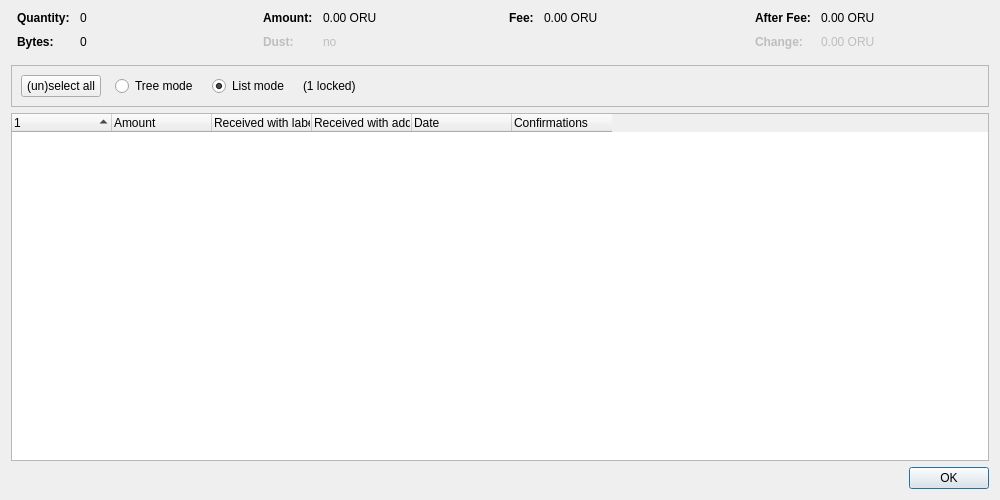
<?xml version="1.0" encoding="UTF-8"?>
<ui version="4.0">
 <class>CoinControlDialog</class>
 <widget class="QDialog" name="CoinControlDialog">
  <property name="geometry">
   <rect>
    <x>0</x>
    <y>0</y>
    <width>1000</width>
    <height>500</height>
   </rect>
  </property>
  <property name="windowTitle">
   <string>Coin Selection</string>
  </property>
  <layout class="QVBoxLayout" name="verticalLayout">
   <item>
    <layout class="QHBoxLayout" name="horizontalLayoutTop" stretch="0,0,0,0">
     <property name="topMargin">
      <number>0</number>
     </property>
     <property name="bottomMargin">
      <number>10</number>
     </property>
     <item>
      <layout class="QFormLayout" name="formLayoutCoinControl1">
       <property name="horizontalSpacing">
        <number>10</number>
       </property>
       <property name="verticalSpacing">
        <number>10</number>
       </property>
       <property name="leftMargin">
        <number>6</number>
       </property>
       <property name="rightMargin">
        <number>6</number>
       </property>
       <item row="0" column="0">
        <widget class="QLabel" name="labelCoinControlQuantityText">
         <property name="font">
          <font>
           <weight>75</weight>
           <bold>true</bold>
          </font>
         </property>
         <property name="text">
          <string>Quantity:</string>
         </property>
        </widget>
       </item>
       <item row="0" column="1">
        <widget class="QLabel" name="labelCoinControlQuantity">
         <property name="cursor">
          <cursorShape>IBeamCursor</cursorShape>
         </property>
         <property name="contextMenuPolicy">
          <enum>Qt::ActionsContextMenu</enum>
         </property>
         <property name="text">
          <string notr="true">0</string>
         </property>
         <property name="textInteractionFlags">
          <set>Qt::LinksAccessibleByMouse|Qt::TextSelectableByKeyboard|Qt::TextSelectableByMouse</set>
         </property>
        </widget>
       </item>
       <item row="1" column="0">
        <widget class="QLabel" name="labelCoinControlBytesText">
         <property name="font">
          <font>
           <weight>75</weight>
           <bold>true</bold>
          </font>
         </property>
         <property name="text">
          <string>Bytes:</string>
         </property>
        </widget>
       </item>
       <item row="1" column="1">
        <widget class="QLabel" name="labelCoinControlBytes">
         <property name="cursor">
          <cursorShape>IBeamCursor</cursorShape>
         </property>
         <property name="contextMenuPolicy">
          <enum>Qt::ActionsContextMenu</enum>
         </property>
         <property name="text">
          <string notr="true">0</string>
         </property>
         <property name="textInteractionFlags">
          <set>Qt::LinksAccessibleByMouse|Qt::TextSelectableByKeyboard|Qt::TextSelectableByMouse</set>
         </property>
        </widget>
       </item>
      </layout>
     </item>
     <item>
      <layout class="QFormLayout" name="formLayoutCoinControl2">
       <property name="horizontalSpacing">
        <number>10</number>
       </property>
       <property name="verticalSpacing">
        <number>10</number>
       </property>
       <property name="leftMargin">
        <number>6</number>
       </property>
       <property name="rightMargin">
        <number>6</number>
       </property>
       <item row="0" column="0">
        <widget class="QLabel" name="labelCoinControlAmountText">
         <property name="font">
          <font>
           <weight>75</weight>
           <bold>true</bold>
          </font>
         </property>
         <property name="text">
          <string>Amount:</string>
         </property>
        </widget>
       </item>
       <item row="0" column="1">
        <widget class="QLabel" name="labelCoinControlAmount">
         <property name="cursor">
          <cursorShape>IBeamCursor</cursorShape>
         </property>
         <property name="contextMenuPolicy">
          <enum>Qt::ActionsContextMenu</enum>
         </property>
         <property name="text">
          <string notr="true">0.00 ORU</string>
         </property>
         <property name="textInteractionFlags">
          <set>Qt::LinksAccessibleByMouse|Qt::TextSelectableByKeyboard|Qt::TextSelectableByMouse</set>
         </property>
        </widget>
       </item>
       <item row="1" column="0">
        <widget class="QLabel" name="labelCoinControlLowOutputText">
         <property name="enabled">
          <bool>false</bool>
         </property>
         <property name="font">
          <font>
           <weight>75</weight>
           <bold>true</bold>
          </font>
         </property>
         <property name="text">
          <string>Dust:</string>
         </property>
        </widget>
       </item>
       <item row="1" column="1">
        <widget class="QLabel" name="labelCoinControlLowOutput">
         <property name="enabled">
          <bool>false</bool>
         </property>
         <property name="cursor">
          <cursorShape>IBeamCursor</cursorShape>
         </property>
         <property name="contextMenuPolicy">
          <enum>Qt::ActionsContextMenu</enum>
         </property>
         <property name="text">
          <string notr="true">no</string>
         </property>
         <property name="textInteractionFlags">
          <set>Qt::LinksAccessibleByMouse|Qt::TextSelectableByKeyboard|Qt::TextSelectableByMouse</set>
         </property>
        </widget>
       </item>
      </layout>
     </item>
     <item>
      <layout class="QFormLayout" name="formLayoutCoinControl3">
       <property name="horizontalSpacing">
        <number>10</number>
       </property>
       <property name="verticalSpacing">
        <number>10</number>
       </property>
       <property name="leftMargin">
        <number>6</number>
       </property>
       <property name="rightMargin">
        <number>6</number>
       </property>
       <item row="0" column="0">
        <widget class="QLabel" name="labelCoinControlFeeText">
         <property name="font">
          <font>
           <weight>75</weight>
           <bold>true</bold>
          </font>
         </property>
         <property name="text">
          <string>Fee:</string>
         </property>
        </widget>
       </item>
       <item row="0" column="1">
        <widget class="QLabel" name="labelCoinControlFee">
         <property name="cursor">
          <cursorShape>IBeamCursor</cursorShape>
         </property>
         <property name="contextMenuPolicy">
          <enum>Qt::ActionsContextMenu</enum>
         </property>
         <property name="text">
          <string notr="true">0.00 ORU</string>
         </property>
         <property name="textInteractionFlags">
          <set>Qt::LinksAccessibleByMouse|Qt::TextSelectableByKeyboard|Qt::TextSelectableByMouse</set>
         </property>
        </widget>
       </item>
      </layout>
     </item>
     <item>
      <layout class="QFormLayout" name="formLayoutCoinControl4">
       <property name="horizontalSpacing">
        <number>10</number>
       </property>
       <property name="verticalSpacing">
        <number>10</number>
       </property>
       <property name="leftMargin">
        <number>6</number>
       </property>
       <property name="rightMargin">
        <number>6</number>
       </property>
       <item row="0" column="0">
        <widget class="QLabel" name="labelCoinControlAfterFeeText">
         <property name="font">
          <font>
           <weight>75</weight>
           <bold>true</bold>
          </font>
         </property>
         <property name="text">
          <string>After Fee:</string>
         </property>
        </widget>
       </item>
       <item row="0" column="1">
        <widget class="QLabel" name="labelCoinControlAfterFee">
         <property name="cursor">
          <cursorShape>IBeamCursor</cursorShape>
         </property>
         <property name="contextMenuPolicy">
          <enum>Qt::ActionsContextMenu</enum>
         </property>
         <property name="text">
          <string notr="true">0.00 ORU</string>
         </property>
         <property name="textInteractionFlags">
          <set>Qt::LinksAccessibleByMouse|Qt::TextSelectableByKeyboard|Qt::TextSelectableByMouse</set>
         </property>
        </widget>
       </item>
       <item row="1" column="0">
        <widget class="QLabel" name="labelCoinControlChangeText">
         <property name="enabled">
          <bool>false</bool>
         </property>
         <property name="font">
          <font>
           <weight>75</weight>
           <bold>true</bold>
          </font>
         </property>
         <property name="text">
          <string>Change:</string>
         </property>
        </widget>
       </item>
       <item row="1" column="1">
        <widget class="QLabel" name="labelCoinControlChange">
         <property name="enabled">
          <bool>false</bool>
         </property>
         <property name="cursor">
          <cursorShape>IBeamCursor</cursorShape>
         </property>
         <property name="contextMenuPolicy">
          <enum>Qt::ActionsContextMenu</enum>
         </property>
         <property name="text">
          <string notr="true">0.00 ORU</string>
         </property>
         <property name="textInteractionFlags">
          <set>Qt::LinksAccessibleByMouse|Qt::TextSelectableByKeyboard|Qt::TextSelectableByMouse</set>
         </property>
        </widget>
       </item>
      </layout>
     </item>
    </layout>
   </item>
   <item>
    <widget class="QFrame" name="frame">
     <property name="minimumSize">
      <size>
       <width>0</width>
       <height>40</height>
      </size>
     </property>
     <property name="frameShape">
      <enum>QFrame::StyledPanel</enum>
     </property>
     <property name="frameShadow">
      <enum>QFrame::Sunken</enum>
     </property>
     <layout class="QHBoxLayout" name="horizontalLayout">
      <item>
       <layout class="QHBoxLayout" name="horizontalLayoutPanel" stretch="0,0,0,0,0">
        <property name="spacing">
         <number>14</number>
        </property>
        <item>
         <widget class="QPushButton" name="pushButtonSelectAll">
          <property name="sizePolicy">
           <sizepolicy hsizetype="Maximum" vsizetype="Fixed">
            <horstretch>0</horstretch>
            <verstretch>0</verstretch>
           </sizepolicy>
          </property>
          <property name="text">
           <string>(un)select all</string>
          </property>
          <property name="autoDefault">
           <bool>false</bool>
          </property>
         </widget>
        </item>
        <item>
         <widget class="QRadioButton" name="radioTreeMode">
          <property name="sizePolicy">
           <sizepolicy hsizetype="Maximum" vsizetype="Fixed">
            <horstretch>0</horstretch>
            <verstretch>0</verstretch>
           </sizepolicy>
          </property>
          <property name="text">
           <string>Tree mode</string>
          </property>
         </widget>
        </item>
        <item>
         <widget class="QRadioButton" name="radioListMode">
          <property name="sizePolicy">
           <sizepolicy hsizetype="Maximum" vsizetype="Fixed">
            <horstretch>0</horstretch>
            <verstretch>0</verstretch>
           </sizepolicy>
          </property>
          <property name="text">
           <string>List mode</string>
          </property>
          <property name="checked">
           <bool>true</bool>
          </property>
         </widget>
        </item>
        <item>
         <widget class="QLabel" name="labelLocked">
          <property name="text">
           <string notr="true">(1 locked)</string>
          </property>
         </widget>
        </item>
        <item>
         <spacer name="horizontalSpacer">
          <property name="orientation">
           <enum>Qt::Horizontal</enum>
          </property>
          <property name="sizeHint" stdset="0">
           <size>
            <width>40</width>
            <height>20</height>
           </size>
          </property>
         </spacer>
        </item>
       </layout>
      </item>
     </layout>
    </widget>
   </item>
   <item>
    <widget class="CoinControlTreeWidget" name="treeWidget">
     <property name="contextMenuPolicy">
      <enum>Qt::CustomContextMenu</enum>
     </property>
     <property name="sortingEnabled">
      <bool>false</bool>
     </property>
     <property name="columnCount">
      <number>6</number>
     </property>
     <attribute name="headerShowSortIndicator" stdset="0">
      <bool>true</bool>
     </attribute>
     <attribute name="headerStretchLastSection">
      <bool>false</bool>
     </attribute>
     <column>
      <property name="text">
       <string/>
      </property>
     </column>
     <column>
      <property name="text">
       <string>Amount</string>
      </property>
     </column>
     <column>
      <property name="text">
       <string>Received with label</string>
      </property>
     </column>
     <column>
      <property name="text">
       <string>Received with address</string>
      </property>
     </column>
     <column>
      <property name="text">
       <string>Date</string>
      </property>
     </column>
     <column>
      <property name="text">
       <string>Confirmations</string>
      </property>
      <property name="toolTip">
       <string>Confirmed</string>
      </property>
     </column>
     <column>
      <property name="text">
       <string/>
      </property>
     </column>
     <column>
      <property name="text">
       <string/>
      </property>
     </column>
     <column>
      <property name="text">
       <string/>
      </property>
     </column>
     <column>
      <property name="text">
       <string/>
      </property>
     </column>
    </widget>
   </item>
   <item>
    <widget class="QDialogButtonBox" name="buttonBox">
     <property name="orientation">
      <enum>Qt::Horizontal</enum>
     </property>
     <property name="standardButtons">
      <set>QDialogButtonBox::Ok</set>
     </property>
    </widget>
   </item>
  </layout>
 </widget>
 <customwidgets>
  <customwidget>
   <class>CoinControlTreeWidget</class>
   <extends>QTreeWidget</extends>
   <header>qt/coincontroltreewidget.h</header>
  </customwidget>
 </customwidgets>
 <resources/>
 <connections/>
</ui>
